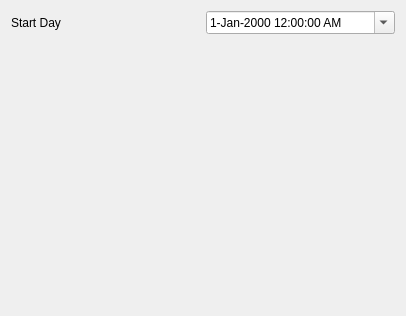
<ui version="4.0" >
 <class>Form</class>
 <widget class="QWidget" name="Form" >
  <property name="geometry" >
   <rect>
    <x>0</x>
    <y>0</y>
    <width>406</width>
    <height>316</height>
   </rect>
  </property>
  <property name="windowTitle" >
   <string>Form</string>
  </property>
  <layout class="QGridLayout" >
   <item row="2" column="0" >
    <widget class="QLabel" name="label_3" >
     <property name="text" >
      <string>Start Day</string>
     </property>
    </widget>
   </item>
   <item rowspan="6" row="5" column="0" colspan="2" >
    <spacer>
     <property name="orientation" >
      <enum>Qt::Vertical</enum>
     </property>
     <property name="sizeHint" >
      <size>
       <width>20</width>
       <height>40</height>
      </size>
     </property>
    </spacer>
   </item>
   <item row="2" column="1" >
    <widget class="QDateTimeEdit" name="Date" >
     <property name="displayFormat" >
      <string>d-MMM-yyyy h:mm:ss AP</string>
     </property>
     <property name="calendarPopup" >
      <bool>true</bool>
     </property>
    </widget>
   </item>
  </layout>
 </widget>
 <resources/>
 <connections/>
</ui>
